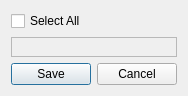
<?xml version="1.0" encoding="UTF-8"?>
<ui version="4.0">
 <class>SelectedYearsDialog</class>
 <widget class="QDialog" name="SelectedYearsDialog">
  <property name="geometry">
   <rect>
    <x>0</x>
    <y>0</y>
    <width>174</width>
    <height>90</height>
   </rect>
  </property>
  <property name="sizePolicy">
   <sizepolicy hsizetype="Preferred" vsizetype="Expanding">
    <horstretch>0</horstretch>
    <verstretch>0</verstretch>
   </sizepolicy>
  </property>
  <property name="windowTitle">
   <string>Year Selection</string>
  </property>
  <layout class="QGridLayout" name="gridLayout">
   <item row="2" column="0">
    <widget class="QDialogButtonBox" name="buttonBox">
     <property name="orientation">
      <enum>Qt::Horizontal</enum>
     </property>
     <property name="standardButtons">
      <set>QDialogButtonBox::Cancel|QDialogButtonBox::Save</set>
     </property>
    </widget>
   </item>
   <item row="1" column="0">
    <widget class="QFrame" name="yearsFrame">
     <property name="autoFillBackground">
      <bool>false</bool>
     </property>
     <property name="styleSheet">
      <string notr="true"/>
     </property>
     <property name="frameShape">
      <enum>QFrame::StyledPanel</enum>
     </property>
     <property name="frameShadow">
      <enum>QFrame::Plain</enum>
     </property>
     <layout class="QGridLayout" name="yearsLayout"/>
    </widget>
   </item>
   <item row="0" column="0">
    <widget class="QCheckBox" name="selectAllCheckBox">
     <property name="text">
      <string>Select All</string>
     </property>
    </widget>
   </item>
  </layout>
 </widget>
 <resources/>
 <connections>
  <connection>
   <sender>buttonBox</sender>
   <signal>accepted()</signal>
   <receiver>SelectedYearsDialog</receiver>
   <slot>accept()</slot>
   <hints>
    <hint type="sourcelabel">
     <x>248</x>
     <y>254</y>
    </hint>
    <hint type="destinationlabel">
     <x>157</x>
     <y>274</y>
    </hint>
   </hints>
  </connection>
  <connection>
   <sender>buttonBox</sender>
   <signal>rejected()</signal>
   <receiver>SelectedYearsDialog</receiver>
   <slot>reject()</slot>
   <hints>
    <hint type="sourcelabel">
     <x>316</x>
     <y>260</y>
    </hint>
    <hint type="destinationlabel">
     <x>286</x>
     <y>274</y>
    </hint>
   </hints>
  </connection>
 </connections>
</ui>
